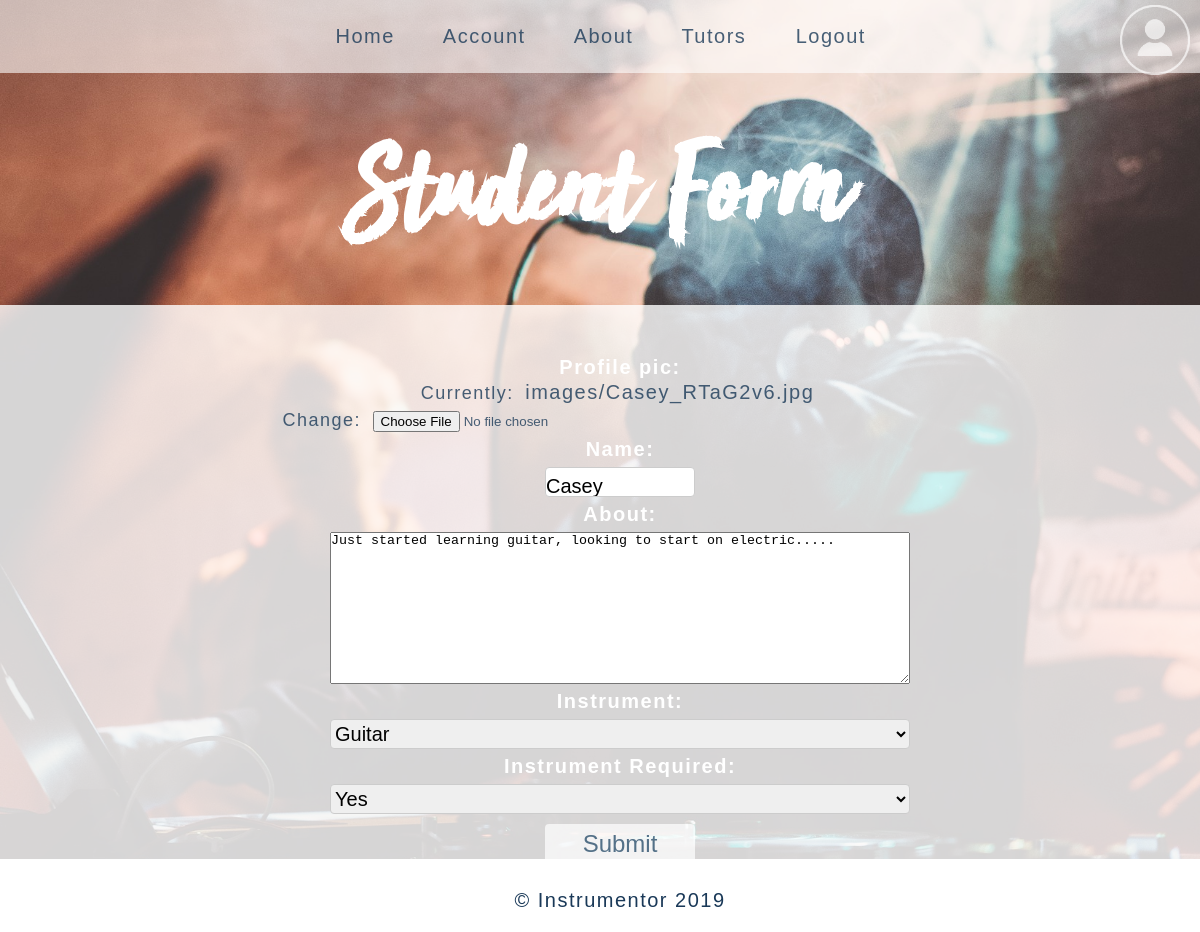
The app's page /home/profile/edit/student/ (signed in), older data.
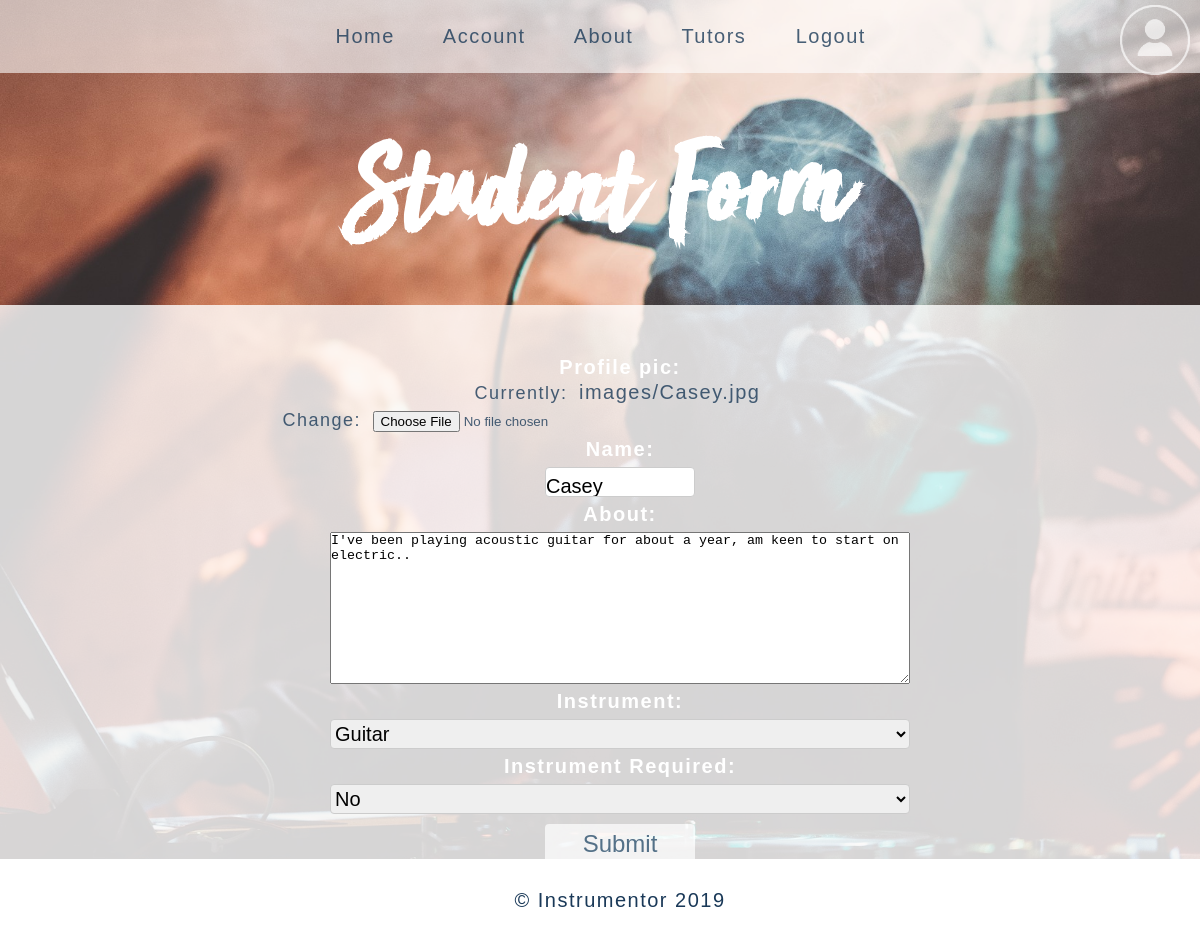
The same page, newer data.
### home/models.py (models this page shows, shortened)
class Student(models.Model):
    profile_pic = models.ImageField(upload_to="images/", default="concert.jpg") # pip3 install pillow
    name = models.CharField(max_length=150)
    about = models.TextField(null=True, blank=True)
    instrument_req = models.BooleanField(null=True, blank=True)
    instrument = models.ForeignKey('Instrument', on_delete=models.SET_NULL, null=True)
    user = models.OneToOneField(User, on_delete=models.CASCADE, null=False, primary_key=True)

### home/views.py (the view)
# urls.py: path('profile/edit/student/', views.StudentUpdate.as_view(), name='student_edit'),
class StudentUpdate(UpdateView):
    model = Student
    fields = ['profile_pic', 'name', 'about', 'instrument', 'instrument_req']
    def get_form(self, form_class=None):
        if form_class is None:
            form_class = self.get_form_class()
        form = super(StudentUpdate, self).get_form(form_class)
        form.fields['instrument_req'].label = 'Instrument Required'
        return form
    def get_object(self):
        return get_object_or_404(Student, pk=Student(user=self.request.user))

### home/models.py (called while the page is built)
    def __str__(self):
        return self.name

### home/templates/home/student_form.html (shortened to what this page needs)
{% include "base.html" %}
{% load static  %}
{% block header %}
  <h1 id="home">Student Form</h1>
{% endblock %}
{% block profile %}
<section class="content3">
    <br><br>
    <form method="post" enctype="multipart/form-data">
        <div style="margin-left: 30px; padding-left: 10px;" class="profile_info">
            {% for field in form %}
                <div style="margin: 0" class="field-div">
                    <b>{{ field.label_tag }}</b>
                    <br>
                    {{ field}}
                </div>
            {% endfor %}
            <button id="button1" type="submit">Submit</button>
        </div>
    </form>
{% endblock %}

Row changes from the older to the newer data that the page shows:
changed Student "Casey": about "Just started learning guitar, looking to start on electric....." → "I've been playing acoustic guitar for about a year, am keen to start on electric.."; instrument_req "Yes" → "No"
Text that changed along with them:
text no longer shown: "Currently: images/Casey_RTaG2v6.jpg Change:"
text now shown: "Currently: images/Casey.jpg Change:"
